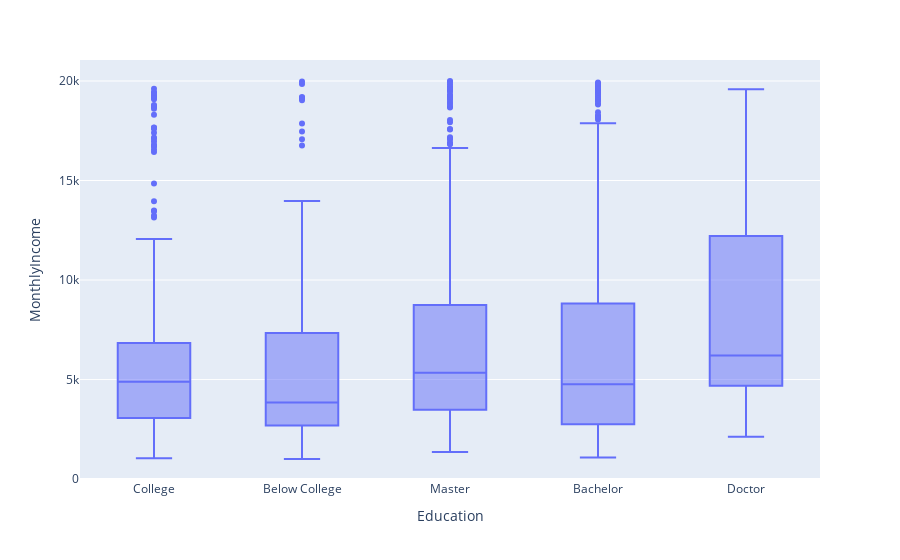

Notebook code for this chart:
### Code cell
# 受教育程度与收入的关系
#!pip install plotly==4.14.3
import plotly.express as px

df = data[["Education","MonthlyIncome"]]
df.loc[df["Education"] == 1, "Education"] = "Below College"
df.loc[df["Education"] == 2, "Education"] = "College"
df.loc[df["Education"] == 3, "Education"] = "Bachelor"
df.loc[df["Education"] == 4, "Education"] = "Master"
df.loc[df["Education"] == 5, "Education"] = "Doctor"

fig = px.box(df, x="Education", y="MonthlyIncome")
#fig = px.box(data, x="Education", y="MonthlyIncome", points="all")
fig.show()

#fig.write_image("fig2.png", engine="kaleido")

### Figure 1 — Plotly figure (JSON) as saved in the notebook; plotly's stock layout.template omitted (floating-point values rounded to 4 significant figures; data arrays with more than 128 entries replaced by an {"elided": "..."} marker saying what was removed)
{"data": [{"alignmentgroup": "True", "hovertemplate": "Education=%{x}<br>MonthlyIncome=%{y}<extra></extra>", "legendgroup": "", "marker": {"color": "#636efa"}, "name": "", "notched": false, "offsetgroup": "", "orientation": "v", "showlegend": false, "type": "box", "x": {"elided": "1470 str values"}, "x0": " ", "xaxis": "x", "y": {"elided": "1470 int values"}, "y0": " ", "yaxis": "y"}], "layout": {"boxmode": "group", "legend": {"tracegroupgap": 0}, "margin": {"t": 60}, "xaxis": {"anchor": "y", "domain": [0, 1], "title": {"text": "Education"}}, "yaxis": {"anchor": "x", "domain": [0, 1], "title": {"text": "MonthlyIncome"}}}}
